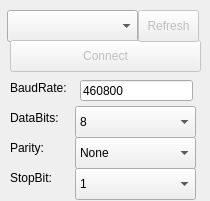
<?xml version="1.0" encoding="UTF-8"?>
<ui version="4.0">
 <class>SerialPortPanel</class>
 <widget class="QWidget" name="SerialPortPanel">
  <property name="geometry">
   <rect>
    <x>0</x>
    <y>0</y>
    <width>210</width>
    <height>201</height>
   </rect>
  </property>
  <property name="windowTitle">
   <string>Form</string>
  </property>
  <widget class="QLabel" name="label_3">
   <property name="geometry">
    <rect>
     <x>10</x>
     <y>140</y>
     <width>71</width>
     <height>16</height>
    </rect>
   </property>
   <property name="text">
    <string>Parity:</string>
   </property>
  </widget>
  <widget class="QLabel" name="label_2">
   <property name="geometry">
    <rect>
     <x>10</x>
     <y>110</y>
     <width>71</width>
     <height>16</height>
    </rect>
   </property>
   <property name="text">
    <string>DataBits:</string>
   </property>
  </widget>
  <widget class="QComboBox" name="serialPortComboBox">
   <property name="geometry">
    <rect>
     <x>7</x>
     <y>10</y>
     <width>131</width>
     <height>32</height>
    </rect>
   </property>
  </widget>
  <widget class="QLabel" name="label_4">
   <property name="geometry">
    <rect>
     <x>10</x>
     <y>170</y>
     <width>71</width>
     <height>16</height>
    </rect>
   </property>
   <property name="text">
    <string>StopBit:</string>
   </property>
  </widget>
  <widget class="QLineEdit" name="lineEditBaudRate">
   <property name="geometry">
    <rect>
     <x>80</x>
     <y>80</y>
     <width>113</width>
     <height>21</height>
    </rect>
   </property>
   <property name="text">
    <string>460800</string>
   </property>
  </widget>
  <widget class="QPushButton" name="serialPortConnectButton">
   <property name="enabled">
    <bool>false</bool>
   </property>
   <property name="geometry">
    <rect>
     <x>10</x>
     <y>40</y>
     <width>191</width>
     <height>32</height>
    </rect>
   </property>
   <property name="text">
    <string>Connect</string>
   </property>
  </widget>
  <widget class="QLabel" name="label">
   <property name="geometry">
    <rect>
     <x>10</x>
     <y>80</y>
     <width>71</width>
     <height>16</height>
    </rect>
   </property>
   <property name="text">
    <string>BaudRate:</string>
   </property>
  </widget>
  <widget class="QPushButton" name="refreshSerialPortButton">
   <property name="enabled">
    <bool>false</bool>
   </property>
   <property name="geometry">
    <rect>
     <x>138</x>
     <y>10</y>
     <width>61</width>
     <height>32</height>
    </rect>
   </property>
   <property name="text">
    <string>Refresh</string>
   </property>
  </widget>
  <widget class="QComboBox" name="DataBitsSelection">
   <property name="geometry">
    <rect>
     <x>75</x>
     <y>106</y>
     <width>121</width>
     <height>32</height>
    </rect>
   </property>
   <property name="currentIndex">
    <number>3</number>
   </property>
   <item>
    <property name="text">
     <string>5</string>
    </property>
   </item>
   <item>
    <property name="text">
     <string>6</string>
    </property>
   </item>
   <item>
    <property name="text">
     <string>7</string>
    </property>
   </item>
   <item>
    <property name="text">
     <string>8</string>
    </property>
   </item>
  </widget>
  <widget class="QComboBox" name="StopBitSelection">
   <property name="geometry">
    <rect>
     <x>75</x>
     <y>168</y>
     <width>121</width>
     <height>32</height>
    </rect>
   </property>
   <property name="currentIndex">
    <number>0</number>
   </property>
   <item>
    <property name="text">
     <string>1</string>
    </property>
   </item>
   <item>
    <property name="text">
     <string>1.5</string>
    </property>
   </item>
   <item>
    <property name="text">
     <string>2</string>
    </property>
   </item>
  </widget>
  <widget class="QComboBox" name="ParitySelection">
   <property name="geometry">
    <rect>
     <x>75</x>
     <y>137</y>
     <width>121</width>
     <height>32</height>
    </rect>
   </property>
   <property name="currentIndex">
    <number>0</number>
   </property>
   <item>
    <property name="text">
     <string>None</string>
    </property>
   </item>
   <item>
    <property name="text">
     <string>Even</string>
    </property>
   </item>
   <item>
    <property name="text">
     <string>Odd</string>
    </property>
   </item>
  </widget>
 </widget>
 <resources/>
 <connections/>
</ui>
